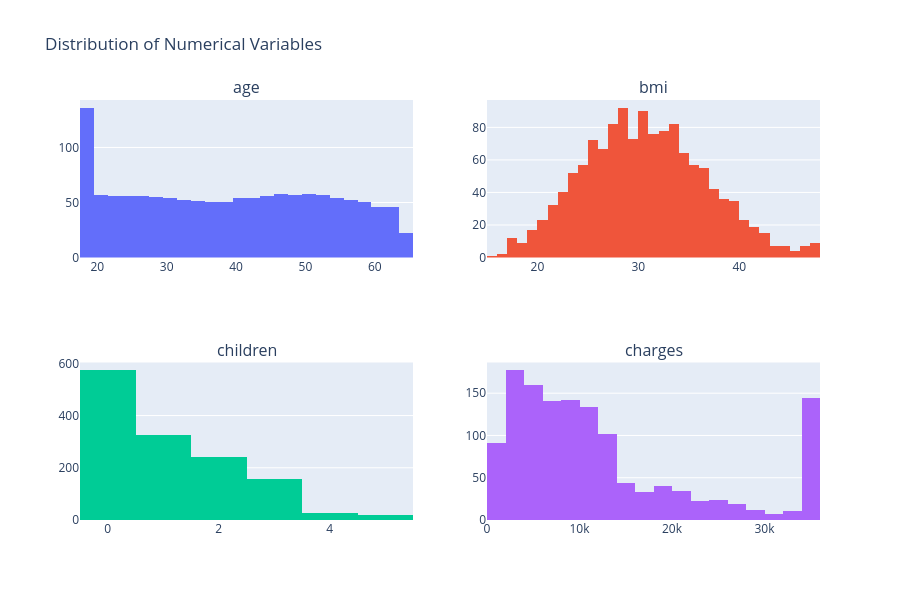

The notebook cell saved with this chart:
### Code cell
num_cols = df.select_dtypes("number").columns
fig = make_subplots(
    rows=2,
    cols=2,
    subplot_titles=num_cols
)

for i, col in enumerate(num_cols):

    fig.add_trace(
        go.Histogram(
            x=df[col],
            name=col
        ),
        row=i//2 + 1,
        col=i%2 + 1
    )

fig.update_layout(
    title='Distribution of Numerical Variables',
    showlegend=False,
    height=600
)

fig.show()

### Figure 1 — Plotly figure (JSON) as saved in the notebook; plotly's stock layout.template omitted (floating-point values rounded to 4 significant figures; data arrays with more than 128 entries replaced by an {"elided": "..."} marker saying what was removed)
{"data": [{"name": "age", "type": "histogram", "x": {"elided": "1337 int values"}, "xaxis": "x", "yaxis": "y"}, {"name": "bmi", "type": "histogram", "x": {"elided": "1337 float values"}, "xaxis": "x2", "yaxis": "y2"}, {"name": "children", "type": "histogram", "x": {"elided": "1337 int values"}, "xaxis": "x3", "yaxis": "y3"}, {"name": "charges", "type": "histogram", "x": {"elided": "1337 float values"}, "xaxis": "x4", "yaxis": "y4"}], "layout": {"annotations": [{"font": {"size": 16}, "showarrow": false, "text": "age", "x": 0.225, "xanchor": "center", "xref": "paper", "y": 1, "yanchor": "bottom", "yref": "paper"}, {"font": {"size": 16}, "showarrow": false, "text": "bmi", "x": 0.775, "xanchor": "center", "xref": "paper", "y": 1, "yanchor": "bottom", "yref": "paper"}, {"font": {"size": 16}, "showarrow": false, "text": "children", "x": 0.225, "xanchor": "center", "xref": "paper", "y": 0.375, "yanchor": "bottom", "yref": "paper"}, {"font": {"size": 16}, "showarrow": false, "text": "charges", "x": 0.775, "xanchor": "center", "xref": "paper", "y": 0.375, "yanchor": "bottom", "yref": "paper"}], "height": 600, "showlegend": false, "title": {"text": "Distribution of Numerical Variables"}, "xaxis": {"anchor": "y", "domain": [0, 0.45]}, "xaxis2": {"anchor": "y2", "domain": [0.55, 1]}, "xaxis3": {"anchor": "y3", "domain": [0, 0.45]}, "xaxis4": {"anchor": "y4", "domain": [0.55, 1]}, "yaxis": {"anchor": "x", "domain": [0.625, 1]}, "yaxis2": {"anchor": "x2", "domain": [0.625, 1]}, "yaxis3": {"anchor": "x3", "domain": [0, 0.375]}, "yaxis4": {"anchor": "x4", "domain": [0, 0.375]}}}
